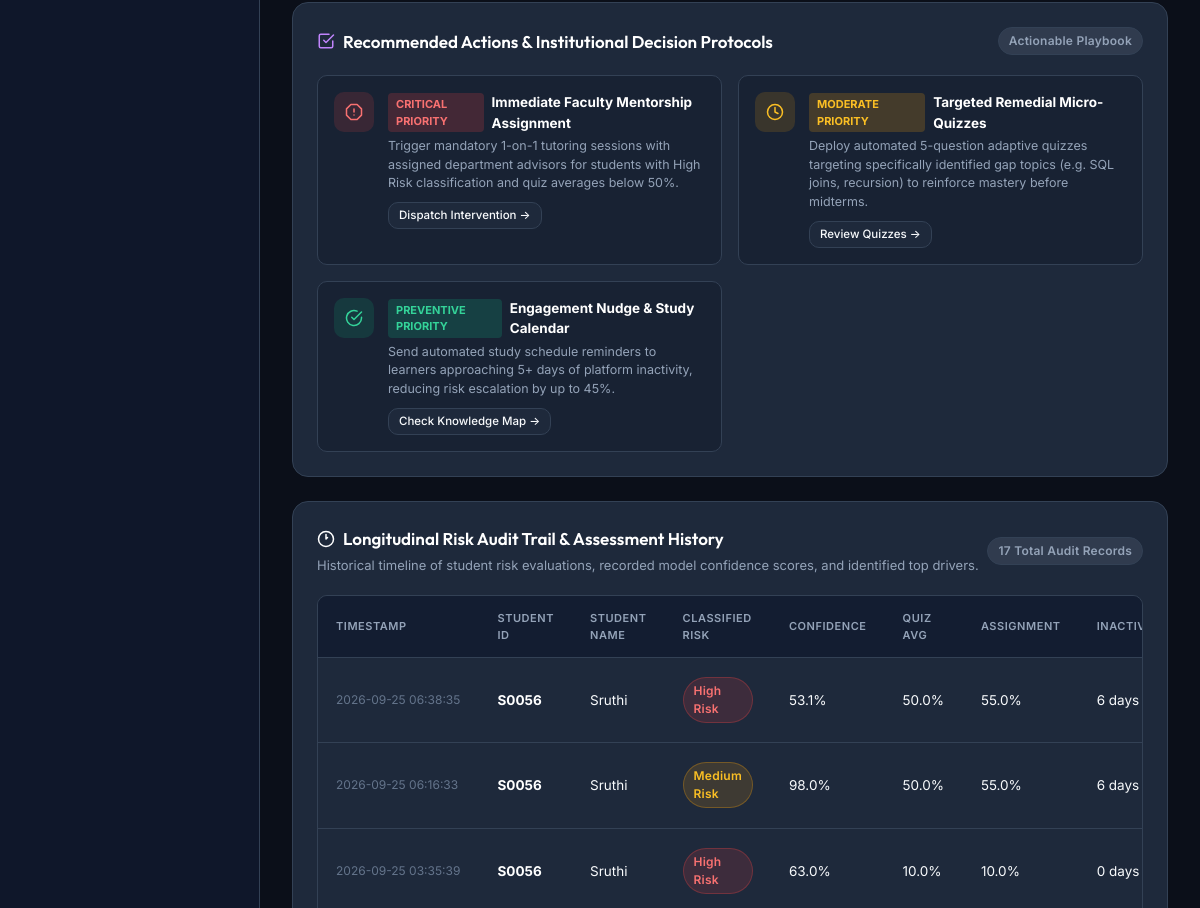
/analytics (signed in, middle part), run on an earlier commit of the app's database.
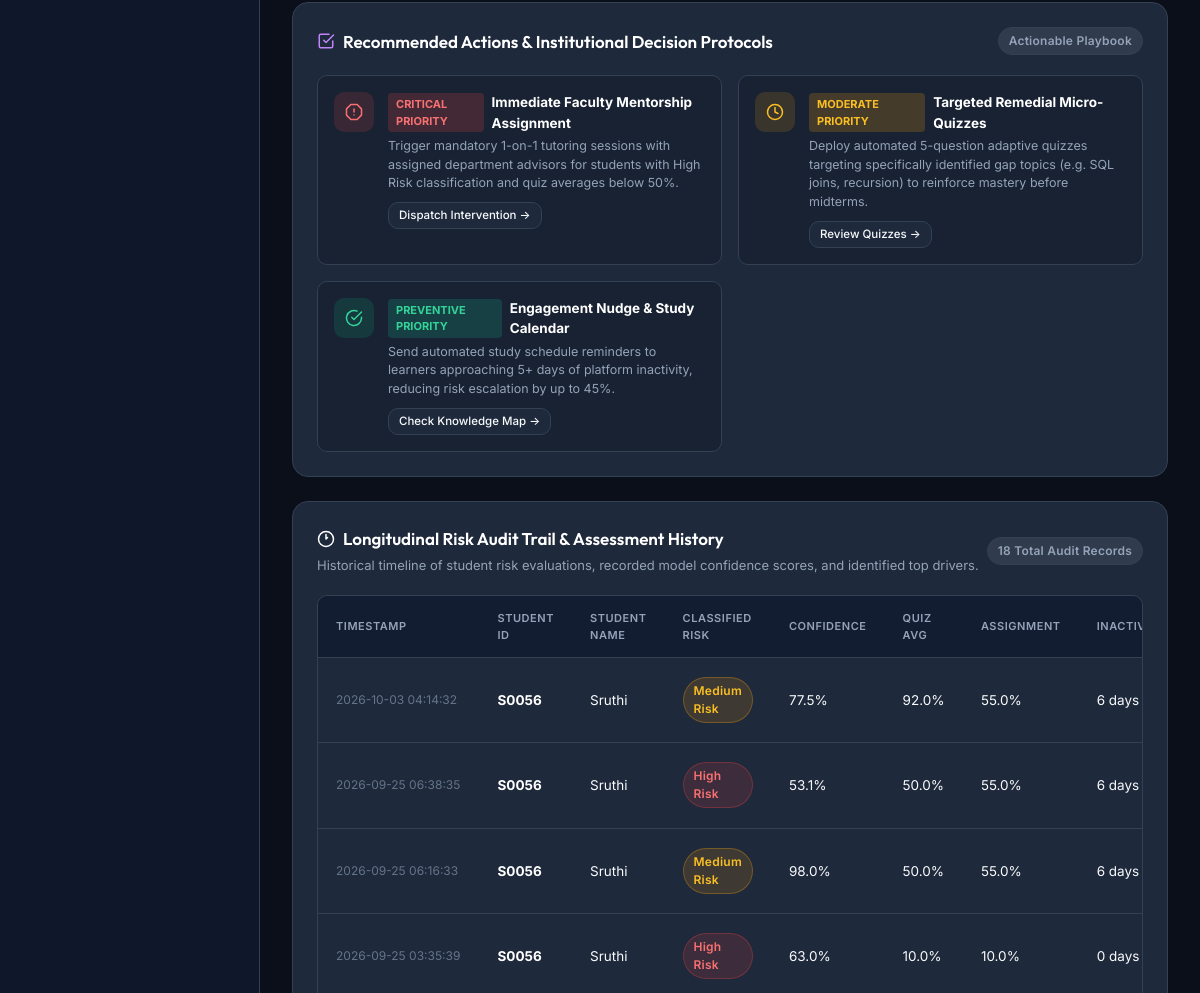
And on a later commit of the database.
### tables this page shows
CREATE TABLE risk_history (
    id INTEGER PRIMARY KEY AUTOINCREMENT,
    student_id TEXT NOT NULL,
    recorded_at TIMESTAMP DEFAULT CURRENT_TIMESTAMP,
    risk_level TEXT NOT NULL,
    confidence REAL,
    quiz_score REAL,
    assignment_score REAL,
    attendance REAL,
    days_inactive INTEGER,
    engagement_score REAL,
    top_driver TEXT
);

CREATE TABLE students (
    student_id TEXT PRIMARY KEY,
    average_quiz_score REAL,
    average_assignment_score REAL,
    average_learning_gap REAL,
    average_attendance REAL,
    overall_risk TEXT
, name TEXT, email TEXT, department TEXT DEFAULT 'Computer Science & Engineering', enrollment_date TEXT DEFAULT '2025-08-01');

### app.py (the view)
@app.route("/analytics")
@login_required
def analytics_page():
    connection = get_db_connection()
    student_id = session.get("student_id")
    role = session.get("role")
    if role == "student" and student_id:
        history_records = connection.execute("""
            SELECT rh.*, s.name as student_name
            FROM risk_history rh
            LEFT JOIN students s ON rh.student_id = s.student_id
            WHERE rh.student_id = ?
            ORDER BY rh.recorded_at DESC
            LIMIT 20
        """, (student_id,)).fetchall()
    else:
        history_records = connection.execute("""
            SELECT rh.*, s.name as student_name
            FROM risk_history rh
            LEFT JOIN students s ON rh.student_id = s.student_id
            ORDER BY rh.recorded_at DESC
            LIMIT 30
        """).fetchall()
    all_students = connection.execute("SELECT student_id, name, overall_risk, average_learning_gap, average_quiz_score, average_assignment_score, average_attendance FROM students ORDER BY student_id ASC LIMIT 50").fetchall()
    connection.close()
    return render_template(
        "analytics.html",
        history_records=history_records,
        students=all_students
    )

### app.py (called while the page is built)
def get_db_connection():
    connection = sqlite3.connect(DATABASE)
    connection.row_factory = sqlite3.Row
    return connection

def login_required(f):
    @wraps(f)
    def decorated_function(*args, **kwargs):
        if "user_id" not in session:
            flash("Please authenticate to access the academic platform.", "info")
            return redirect(url_for("login"))
        return f(*args, **kwargs)
    return decorated_function

### templates/analytics.html (shortened to what the changed rows need)
{% extends "base.html" %}
{% block content %}
<div class="card" style="margin-bottom: 24px;">
    <div class="card-header">
        <div>
            <h3>
            </h3>
            <p style="color: var(--text-secondary); font-size: 13px; margin-top: 4px;">
            </p>
        </div>
        <span class="badge badge-neutral">{{ history_records|length }} Total Audit Records</span>
    </div>
    <div class="table-container">
        <table>
            <thead>
                <tr>
                    <th>Timestamp</th>
                    <th>Student ID</th>
                    <th>Student Name</th>
                    <th>Classified Risk</th>
                    <th>Confidence</th>
                    <th>Quiz Avg</th>
                    <th>Assignment</th>
                    <th>Inactive</th>
                </tr>
            </thead>
            <tbody>
                {% if history_records %}
                    {% for h in history_records %}
                    <tr>
                        <td style="font-size: 12px; color: var(--text-muted); white-space: nowrap;">
                            {{ h['recorded_at'] }}
                        </td>
                        <td>
                            <strong style="color: #ffffff;">{{ h['student_id'] }}</strong>
                        </td>
                        <td>{{ h['student_name'] or 'Student' }}</td>
                        <td>
                            <span class="badge {% if h['risk_level'] == 'High Risk' %}badge-high{% elif h['risk_level'] == 'Medium Risk' %}badge-medium{% else %}badge-low{% endif %}">
                                {{ h['risk_level'] }}
                            </span>
                        </td>
                        <td>{{ h['confidence']|round(1) }}%</td>
                        <td>{{ h['quiz_score']|round(1) }}%</td>
                        <td>{{ h['assignment_score']|round(1) }}%</td>
                        <td>{{ h['days_inactive'] }} days</td>
                    </tr>
                    {% endfor %}
                {% else %}
                    <tr>
                        <td colspan="9" style="text-align: center; padding: 24px; color: var(--text-muted);">
                            No risk history snapshots logged yet. Use the simulator above to save custom scenarios.
                        </td>
                    </tr>
                {% endif %}
            </tbody>
        </table>
    </div>
</div>
{% endblock %}

What changed in the data, as far as the page shows it:
added risk_history: recorded_at "2026-10-03 04:14:32", student_id "S0056", name "Sruthi", risk_level "Medium Risk", confidence "77.5", quiz_score "92.0", assignment_score "55.0", days_inactive "6"
Also different on the page:
{{ history_records|length }}: "17" → "18"
